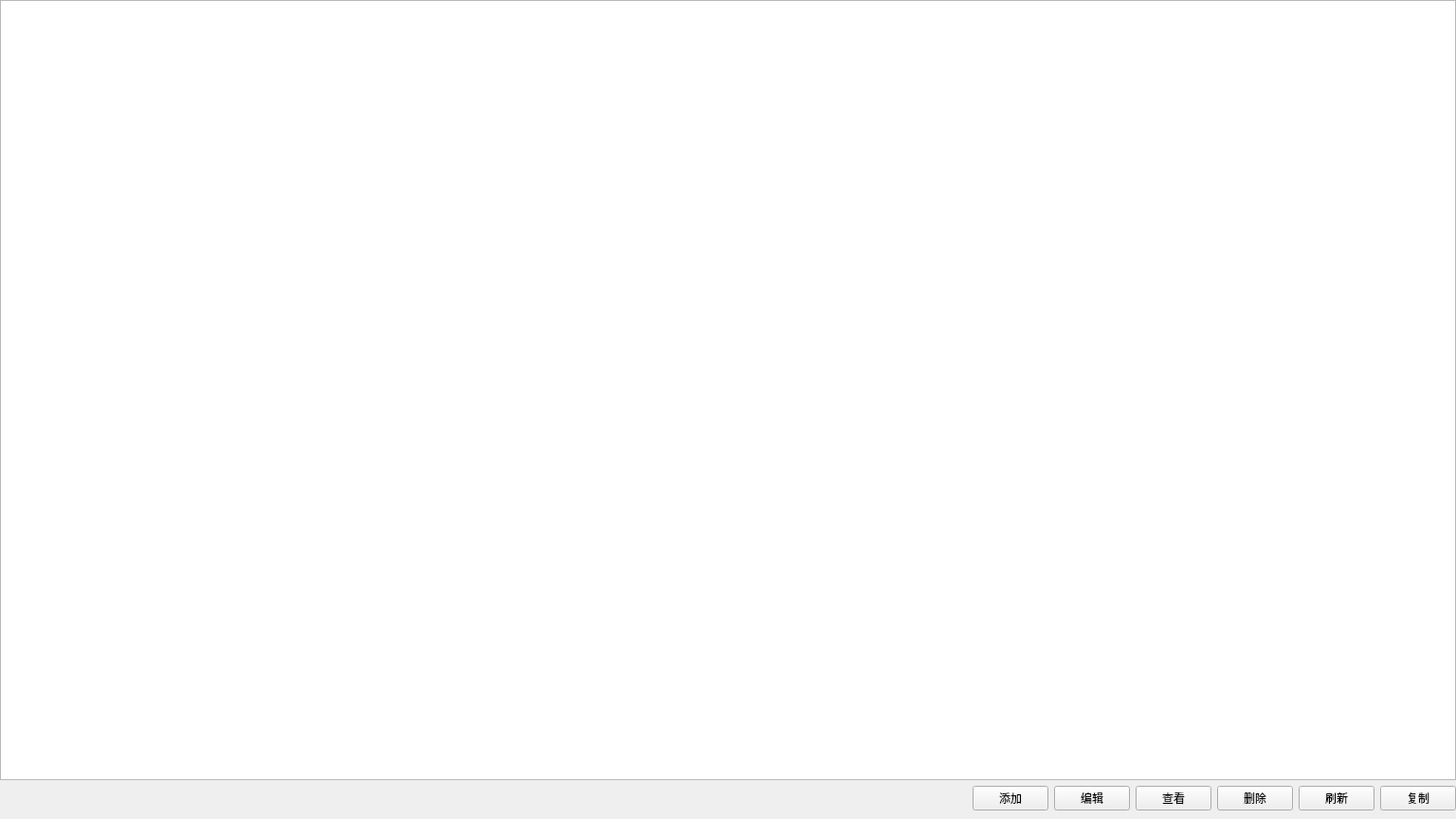
<?xml version="1.0" encoding="UTF-8"?>
<ui version="4.0">
 <class>ParamMacroManagerWidget</class>
 <widget class="QWidget" name="ParamMacroManagerWidget">
  <property name="geometry">
   <rect>
    <x>0</x>
    <y>0</y>
    <width>1536</width>
    <height>864</height>
   </rect>
  </property>
  <property name="minimumSize">
   <size>
    <width>0</width>
    <height>0</height>
   </size>
  </property>
  <property name="maximumSize">
   <size>
    <width>16777215</width>
    <height>16777215</height>
   </size>
  </property>
  <property name="windowTitle">
   <string>ParamMacroManagerWidget</string>
  </property>
  <layout class="QVBoxLayout" name="verticalLayout">
   <property name="leftMargin">
    <number>0</number>
   </property>
   <property name="topMargin">
    <number>0</number>
   </property>
   <property name="rightMargin">
    <number>0</number>
   </property>
   <property name="bottomMargin">
    <number>9</number>
   </property>
   <item>
    <layout class="QHBoxLayout" name="horizontalLayout_4" stretch="0">
     <item>
      <widget class="QTableView" name="tableView"/>
     </item>
    </layout>
   </item>
   <item>
    <layout class="QHBoxLayout" name="horizontalLayout_3">
     <item>
      <spacer name="horizontalSpacer_2">
       <property name="orientation">
        <enum>Qt::Horizontal</enum>
       </property>
       <property name="sizeHint" stdset="0">
        <size>
         <width>40</width>
         <height>20</height>
        </size>
       </property>
      </spacer>
     </item>
     <item>
      <widget class="QPushButton" name="addBtn">
       <property name="text">
        <string>添加</string>
       </property>
      </widget>
     </item>
     <item>
      <widget class="QPushButton" name="editBtn">
       <property name="text">
        <string>编辑</string>
       </property>
      </widget>
     </item>
     <item>
      <widget class="QPushButton" name="checkBtn">
       <property name="text">
        <string>查看</string>
       </property>
      </widget>
     </item>
     <item>
      <widget class="QPushButton" name="deleteBtn">
       <property name="text">
        <string>删除</string>
       </property>
      </widget>
     </item>
     <item>
      <widget class="QPushButton" name="refreshBtn">
       <property name="text">
        <string>刷新</string>
       </property>
      </widget>
     </item>
     <item>
      <widget class="QPushButton" name="copyBtn">
       <property name="text">
        <string>复制</string>
       </property>
      </widget>
     </item>
    </layout>
   </item>
  </layout>
 </widget>
 <resources/>
 <connections/>
</ui>
